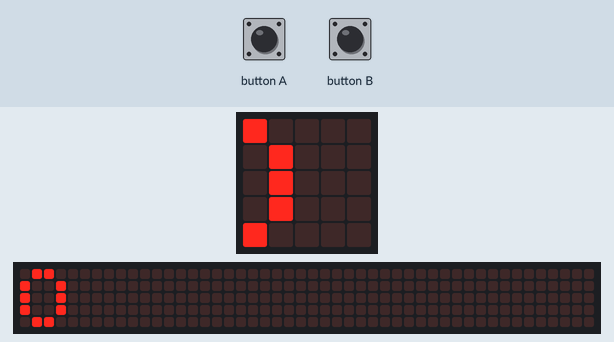
Bench run of a program on a simulated BBC micro:bit running MicroPython. Parts: the board's 5×5 LED display, a strip that is not on the board, showing the scrolling text unrolled. The test bench sets the inputs (shaded band). Files the program writes start out absent; the 48×5 strip is a reading aid, not a part: it shows the text the display is scrolling, unrolled, one strip-width of it at a time; files that are not in the repository are absent.

Above: at 1.2 s.
1.3 s: button A pressed for 0.15 s
At 1.82 s:
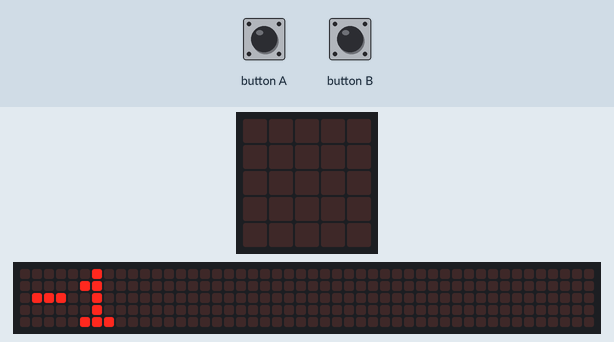
2.0 s: button A pressed for 1 s
3.6 s: button B pressed for 0.15 s
At 4.12 s:
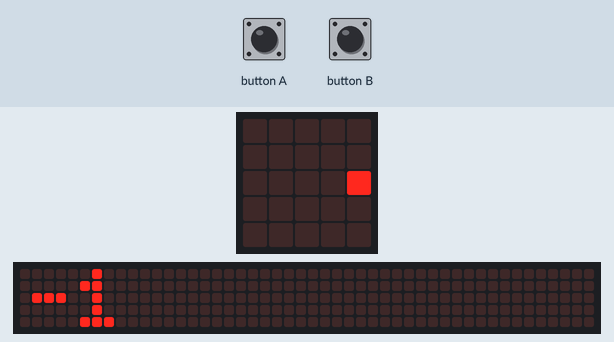
4.3 s: button B pressed for 1 s
At 6.12 s:
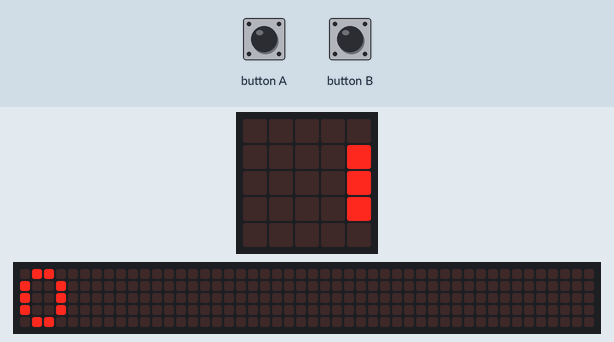
Timing chart, 0 to 6.9 s (numbered marks = the images above; inputs shaded):
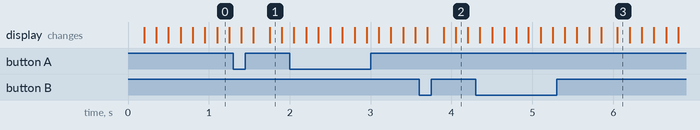

The program:

counter.py
```python
from microbit import *


try:
    with open('count.txt', 'r') as count_file:
        count_str = count_file.read()
        count = int(count_str)
except:
    count = 0

while True:
    count = count + button_b.get_presses() - button_a.get_presses()
    sleep(200)
    display.scroll(str(count))

    with open('count.txt', 'w') as count_file:
        count_str = count_file.write(str(count))
```
